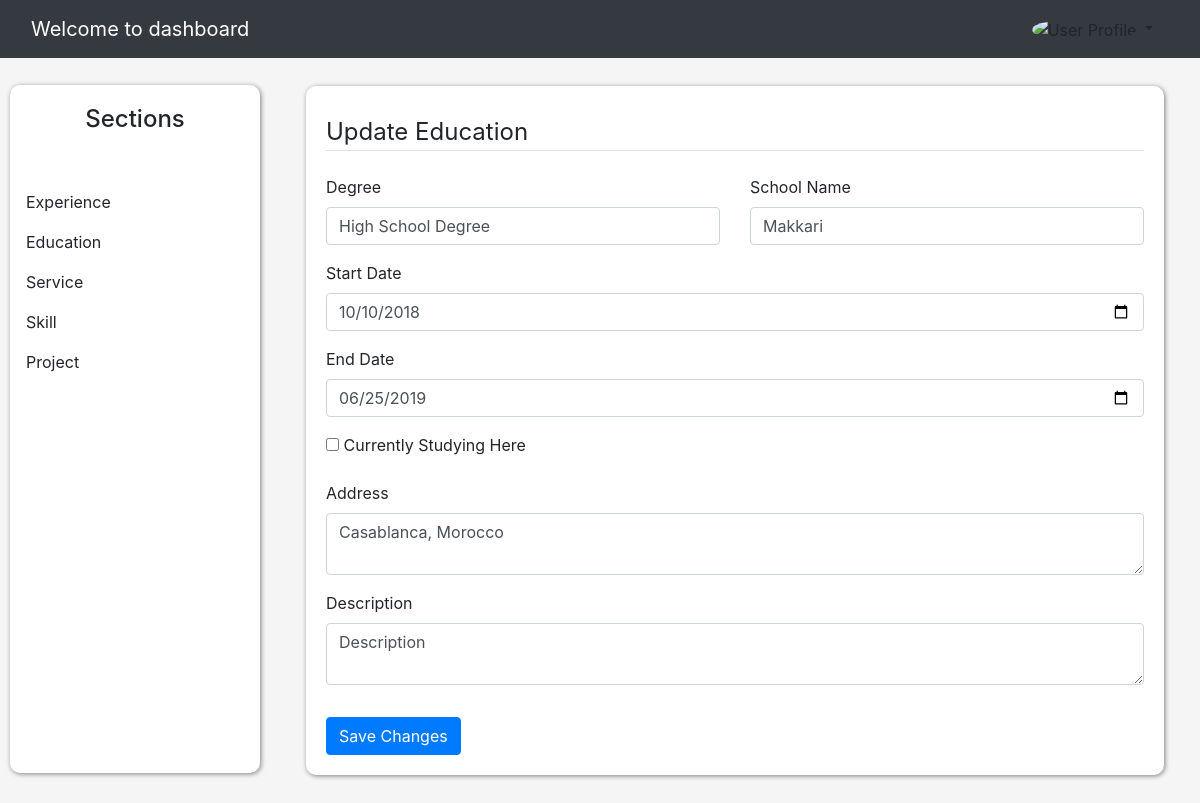
The app's page /dashboard/update_education/1 (signed in) with its own data.
### website/models.py (models this page shows, shortened)
class Education(db.Model):
    id = db.Column(db.Integer, primary_key=True)
    degree = db.Column(db.String(50), nullable=False)
    school = db.Column(db.String(50), nullable=False)
    start_date = db.Column(db.Date, nullable=False)
    end_date = db.Column(db.Date, nullable=True)
    is_current = db.Column(db.Boolean, default=False, nullable=False)
    address = db.Column(db.String(1000), nullable=False)
    description = db.Column(db.Text, nullable=False)
    user_id = db.Column(db.Integer, db.ForeignKey('user.id'), nullable=False)
    date_posted = db.Column(db.DateTime, nullable=False, default=datetime.utcnow)

### website/route_sections/education.py (the view)
@app.route('/dashboard/update_education/<int:education_id>', methods=['GET', 'POST'])
@login_required
def update_education(education_id):
    education = Education.query.get_or_404(education_id)
    form = EducationForm()
    if form.validate_on_submit():
        education.degree = form.degree.data
        education.school = form.school.data
        education.start_date = form.start_date.data
        education.end_date = form.end_date.data if not form.is_current.data else None
        education.is_current = form.is_current.data
        education.address = form.address.data
        education.description = form.description.data
        db.session.commit()
        flash('Your education has been updated!', 'success')
        return redirect(url_for('education'))  # Redirect to the education list page
    elif request.method == 'GET':
        form.degree.data = education.degree
        form.school.data = education.school
        form.start_date.data = education.start_date
        form.end_date.data = education.end_date
        form.is_current.data = education.is_current
        form.address.data = education.address
        form.description.data = education.description
    return render_template('admin/Educations/update_education.html', form=form, education=education)

### website/forms.py (shortened to what this page needs)
class EducationForm(FlaskForm):
    degree = StringField('Degree', validators=[DataRequired()])
    school = StringField('School Name', validators=[DataRequired()])
    address = TextAreaField('Address', validators=[DataRequired()])
    description = TextAreaField('Description', validators=[DataRequired()])
    start_date = DateField('Start Date', format='%Y-%m-%d', validators=[DataRequired()])
    end_date = DateField('End Date', format='%Y-%m-%d', validators=[Optional()])
    is_current = BooleanField('Currently Studying Here')
    submit = SubmitField('Submit')

### website/models.py (called while the page is built)
@login_manager.user_loader
def load_user(user_id):
    return User.query.get(int(user_id))

### website/templates/admin/Educations/update_education.html (shortened to what this page needs)
{% extends "admin/Experiences/experience.html" %}
{% block content %}
<div class="container cl-crud">
    <form method="POST" action="{{ url_for('update_education', education_id=education.id) }}" class="mt-lg-2">
        <fieldset class="form-group">
            <legend class="border-bottom mb-4">Update Education</legend>
            <div class="row">
                <div class="col form-group">
                    {{ form.degree.label }}
                    {{ form.degree(class="form-control") }}
                </div>
                <div class="col form-group">
                    {{ form.school.label }}
                    {{ form.school(class="form-control") }}
                </div>
            </div>
            <div class="form-group">
                {{ form.start_date.label }}
                {{ form.start_date(class="form-control") }}
            </div>
            <div class="form-group">
                {{ form.end_date.label }}
                {{ form.end_date(class="form-control") }}
            </div>
            <div class="form-group">
                {{ form.is_current }}
                {{ form.is_current.label }}
            </div>
            <div class="form-group">
                {{ form.address.label }}
                {{ form.address(class="form-control") }}
            </div>
            <div class="form-group">
                {{ form.description.label }}
                {{ form.description(class="form-control") }}
            </div>
        </fieldset>
        <button type="submit" class="btn btn-primary">Save Changes</button>
    </form>
</div>
{% endblock content %}

### website/static/css/dashboard.css (style rules this page uses)
body { background: whitesmoke; }
.list-section, .cl-crud { background: white; box-shadow: 1px 1px 5px gray; padding: 20px; border-radius: 10px; }

### records on screen
Education: degree "High School Degree", school "Makkari", start_date "10/10/2018", end_date "06/25/2019", address "Casablanca, Morocco", description.label "Description", description "Description"
